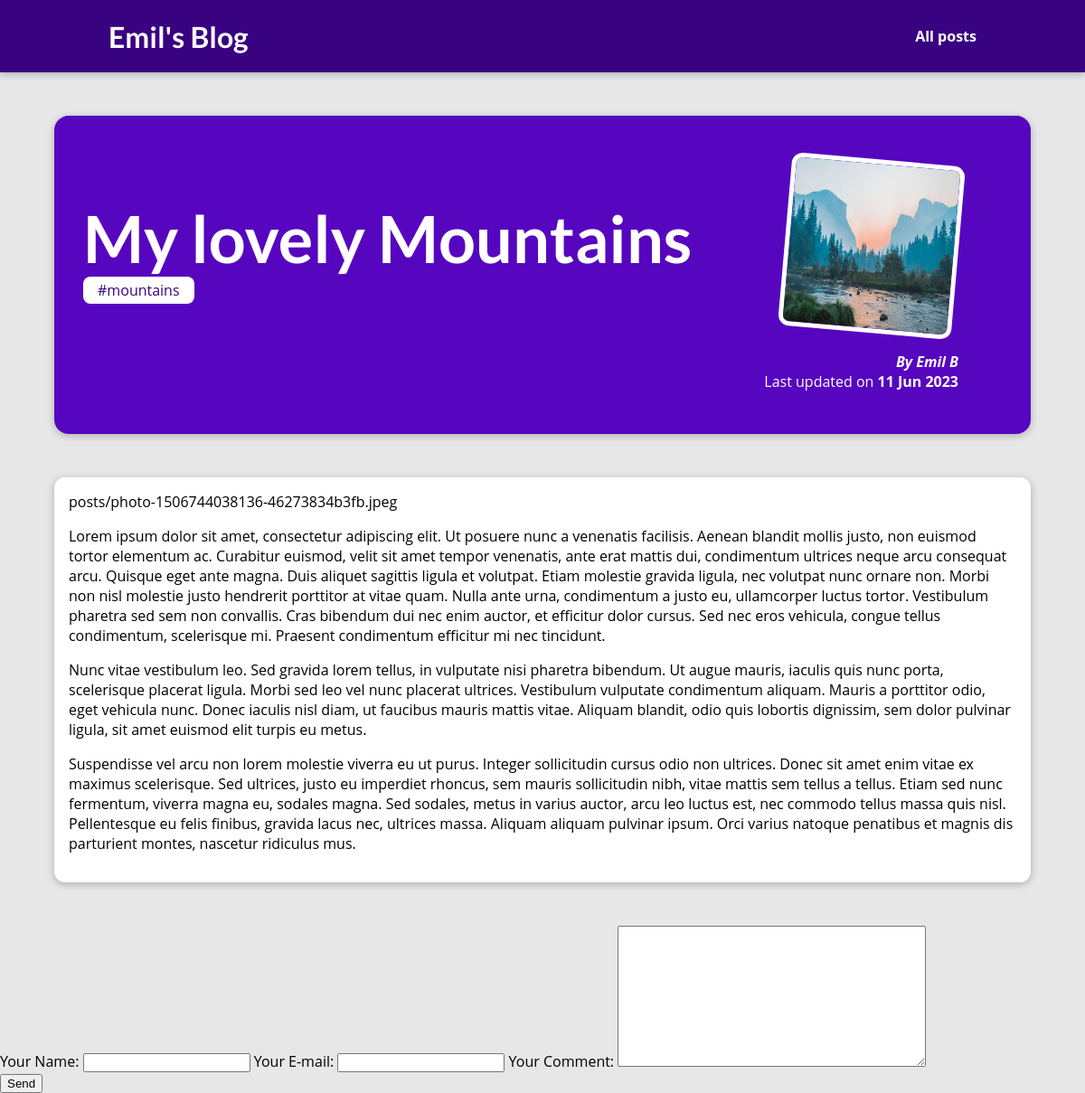
Page /posts/my-lovely-mountains on the committed database.
### blog/models.py (models this page shows, shortened)
class Post(models.Model):
    title = models.CharField(max_length=254)
    excerpt = models.CharField(max_length=254)
    image = models.ImageField(upload_to="posts", blank=True, null=True, default="images/bach_emil.png",)
    date = models.DateField(auto_now=True)
    slug = models.SlugField(default="", blank=True, null=False, db_index=True, unique=True)
    content = models.TextField()
    tags = models.ManyToManyField(Tag)
    author = models.ForeignKey(Author, on_delete=models.SET_NULL, null=True, related_name="posts")

class Tag(models.Model):
    caption = models.CharField(max_length=80)

class Author(models.Model):
    first_name = models.CharField(max_length=80)
    last_name = models.CharField(max_length=80)
    email = models.EmailField(max_length=254)
    def __str__(self):
        return f"{self.first_name} {self.last_name}"

### blog/views.py (the view)
# urls.py: path("posts/<slug:slug>", views.PostDetailView.as_view(), name="post-detail-page")
class PostDetailView(DetailView):
    template_name = "blog/post-detail.html"
    model = Post
    context_object_name = "post_details"
    def get_context_data(self, **kwargs):
        context = super().get_context_data(**kwargs)
        context["post_tags"] = self.object.tags.all()
        context["comment_form"] = CommentForm()
        return context

### blog/forms.py
class CommentForm(forms.ModelForm):
    class Meta:
        model = Comment
        exclude = ["post"]
        labels = {
            "user_name": "Your Name",
            "email": "Your E-mail",
            "text": "Your Comment"
        }

### blog/templates/blog/post-detail.html (shortened to what this page needs)
{% extends 'base.html' %}
{% load static %}
{% block css_files %}
    <link rel="stylesheet" href="{% static "blog/post-detail.css" %}"/>
{% endblock %}
{% block content %}
    <section id="summary">
        <h2>{{ post_details.title }}</h2>
        <div>
            {% for tag in post_tags %}
                <span class="tag">{{ tag.caption }}</span>
            {% endfor %}
        </div>
        <article>
            <img src="{{ post_details.image.url }}" alt="{{ post_details.title }}" />
            <address>By <a href="mailto:{{ post_details.author.email }}">{{ post_details.author }}</a></address>
            <div>
                Last updated on <time>{{ post_details.date|date:"d M Y" }}</time>
            </div>
        </article>
    </section>
    <main>
        {{ post_details.image.name|cut:"images/" }}
        {{  post_details.content|linebreaks }}
    </main>
    <form method="POST" action="/">
            <div class="form-control {% if field.errors %}errors{% endif %}">
                {{ comment_form }}
            </div>
        <button type="submit">Send</button>
    </form>
{% endblock %}

### static/app.css (style rules this page uses)
* { box-sizing: border-box; }
html { font-family: 'Open Sans', 'Lato', sans-serif; }
body { margin: 0; }
h1, h2, h3 { font-family: 'Lato', sans-serif; font-weight: bold; }

### blog/static/blog/post-detail.css (style rules this page uses)
body { background-color: #e7e7e7; }
#summary { margin: 8rem auto 3rem auto; padding: 2rem; width: 90%; max-width: 90rem; border-radius: 16px; background-color: #5706c0; position: relative; box-shadow: 0 2px 8px rgba(0, 0, 0, 0.25); height: 22rem; }
#summary h2 { color: white; font-size: 4.5rem; margin-bottom: 0.25rem; }
#summary article { position: absolute; top: 2rem; right: 3rem; padding: 1rem 2rem; border-radius: 12px; text-align: right; color: white; }
#summary article img { width: 12rem; height: 12rem; border-radius: 12px; transform: rotateZ(5deg); border: 5px solid white; margin-bottom: 1rem; }
#summary address { font-weight: bold; }
#summary a { color: white; text-decoration: none; }
#summary time { font-weight: bold; }
main { width: 90%; max-width: 90rem; margin: 3rem auto; background-color: white; padding: 1rem; border-radius: 12px; box-shadow: 0 2px 8px rgba(0, 0, 0, 0.25); }
.tag { background-color: white; color: #390281; padding: 0.25rem 1rem; border-radius: 8px; }

### rows in the picture
Post: title "My lovely Mountains", image (picture), author "Emil B", date "11 Jun 2023", image.name "posts/photo-1506744038136-46273834b3fb.jpeg", content "Lorem ipsum dolor sit amet, consectetur adipiscing elit. Ut posuere nunc a venenatis facilisis. Aenean blandit mollis justo, non euismod tortor elementum ac. Curabitur euismod, velit sit amet tempor venenatis, ante erat mattis dui, condimentum ultrices neque arcu consequat arcu. Quisque eget ante magna. Duis aliquet sagittis ligula et volutpat. Etiam molestie gravida ligula, nec volutpat nunc ornare non. Morbi non nisl molestie justo hendrerit porttitor at vitae quam. Nulla ante urna, condimentum a justo eu, ullamcorper luctus tortor. Vestibulum pharetra sed sem non convallis. Cras bibendum dui nec enim auctor, et efficitur dolor cursus. Sed nec eros vehicula, congue tellus condimentum,…"
Tag: caption "#mountains"
